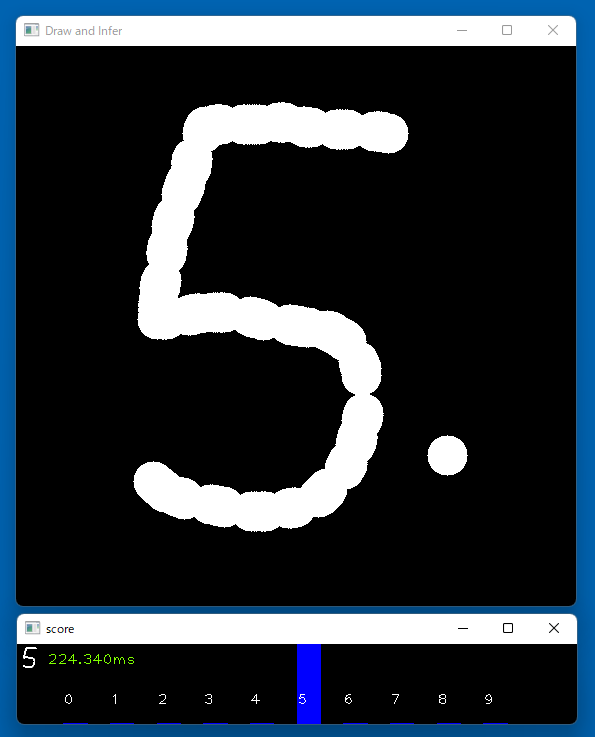
#> input picture resources/draw_and_infer.png, 595 x 737 px, given in place of mnist2.png, which was not available
$ python integrity_test.py
#> lines starting #> are read from the running program, lines starting #| are printed output that depends on the picture; pictures that were not available may be replaced by others from this repository, and a replacement may not be noted
# pyOpenVINO Integrity Test Program

import time

import cv2
import numpy as np
from pyopenvino.inference_engine import IECore

# [23 lines left out: function run_test, not called in this run]


#---------------------------------------------------------------
# MNIST

def test_mnist():
    cv2img = cv2.imread('resources/mnist2.png')
#> cv2img is the input picture: shape (737, 595, 3); mean B, G, R 59.5, 51.2, 42

    # Display read image
    disp_img = cv2.resize(cv2img, (0, 0), fx=4, fy=4)
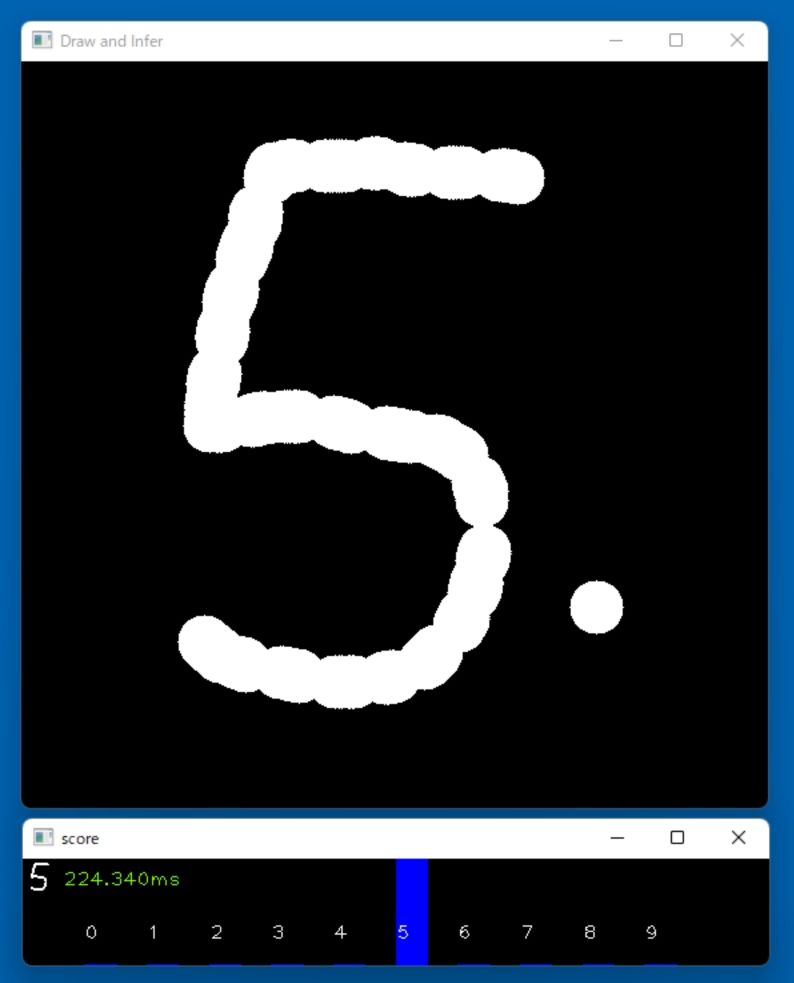
#> disp_img: shape (2948, 2380, 3) (shown at 1/3 size); mean B, G, R 59.5, 51.2, 42
    cv2.imshow('input image', disp_img)
    cv2.waitKey(1*1000)
    cv2.destroyAllWindows()

    # Read an image file to infer
    cv2img = cv2.imread('resources/mnist2.png')
    inblob = cv2.split(cv2img)[0]
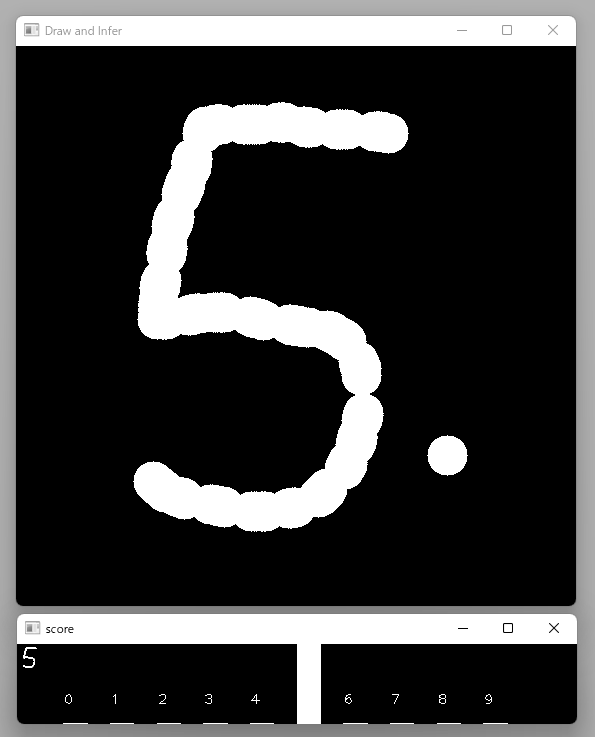
#> inblob: shape (737, 595); min 0, max 255, mean 59.5
#> (the run stopped early here; a loop or call above may not have finished)

$ run again, on resources/ssd_mobilenet_v1.png
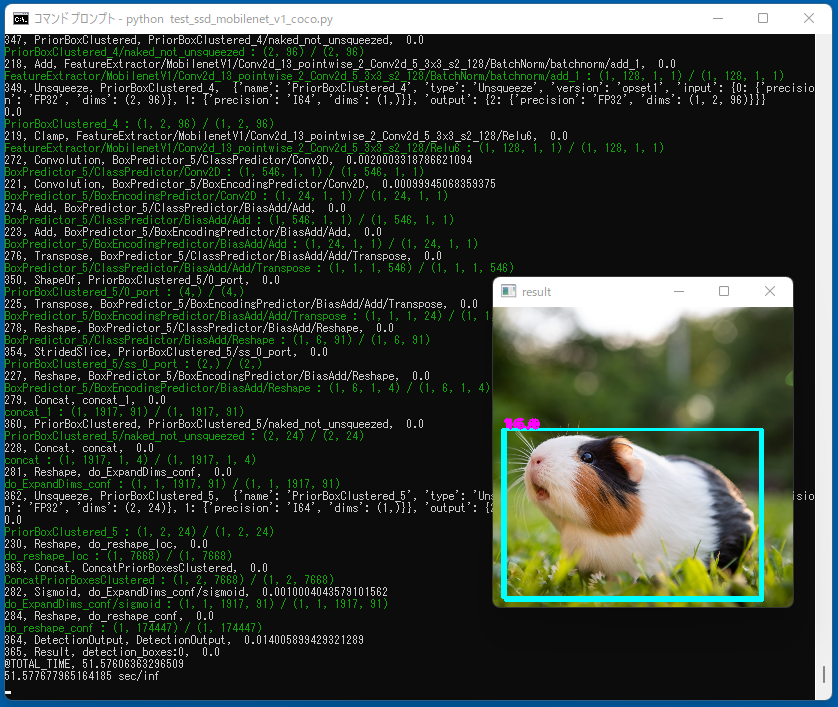
#> input picture resources/ssd_mobilenet_v1.png, 838 x 707 px, given in place of mnist2.png, which was not available
#> in test_mnist, cv2img is the input picture: shape (707, 838, 3); mean B, G, R 53.4, 61.1, 52.9
#> in test_mnist, `inblob = cv2.split(cv2img)[0]`:
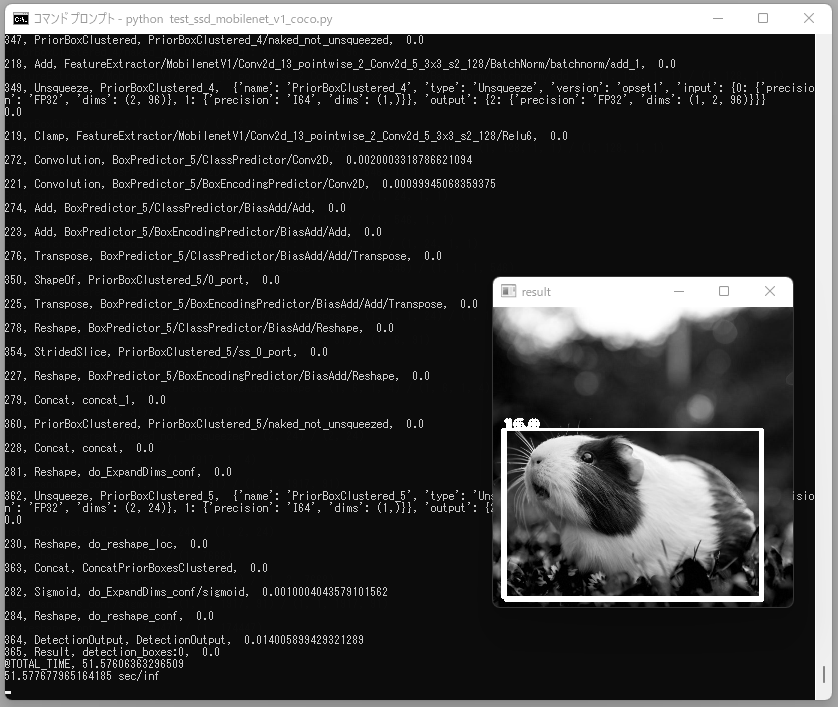
#> inblob: shape (707, 838); min 0, max 255, mean 53.4
